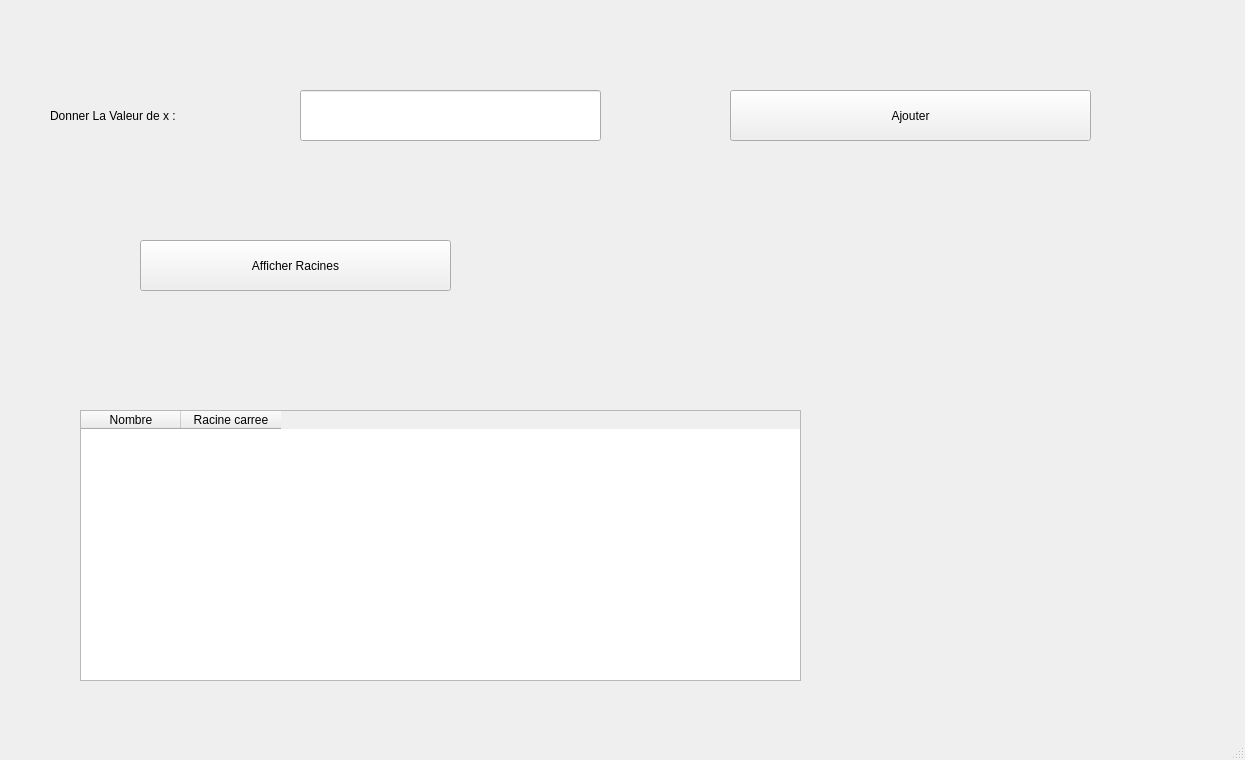
<?xml version="1.0" encoding="UTF-8"?>
<ui version="4.0">
 <class>MainWindow</class>
 <widget class="QMainWindow" name="MainWindow">
  <property name="geometry">
   <rect>
    <x>0</x>
    <y>0</y>
    <width>1245</width>
    <height>760</height>
   </rect>
  </property>
  <property name="windowTitle">
   <string>MainWindow</string>
  </property>
  <widget class="QWidget" name="centralwidget">
   <widget class="QLineEdit" name="xx">
    <property name="geometry">
     <rect>
      <x>300</x>
      <y>90</y>
      <width>301</width>
      <height>51</height>
     </rect>
    </property>
   </widget>
   <widget class="QLabel" name="label">
    <property name="geometry">
     <rect>
      <x>50</x>
      <y>100</y>
      <width>251</width>
      <height>31</height>
     </rect>
    </property>
    <property name="styleSheet">
     <string notr="true">font: 16pt &quot;Sans Serif&quot;;</string>
    </property>
    <property name="text">
     <string>Donner La Valeur de x :</string>
    </property>
   </widget>
   <widget class="QPushButton" name="ajouter">
    <property name="geometry">
     <rect>
      <x>730</x>
      <y>90</y>
      <width>361</width>
      <height>51</height>
     </rect>
    </property>
    <property name="styleSheet">
     <string notr="true">font: 16pt &quot;Sans Serif&quot;;</string>
    </property>
    <property name="text">
     <string>Ajouter</string>
    </property>
   </widget>
   <widget class="QPushButton" name="afficher">
    <property name="geometry">
     <rect>
      <x>140</x>
      <y>240</y>
      <width>311</width>
      <height>51</height>
     </rect>
    </property>
    <property name="styleSheet">
     <string notr="true">font: 22pt &quot;Sans Serif&quot;;</string>
    </property>
    <property name="text">
     <string>Afficher Racines</string>
    </property>
   </widget>
   <widget class="QTableWidget" name="table">
    <property name="geometry">
     <rect>
      <x>80</x>
      <y>410</y>
      <width>721</width>
      <height>271</height>
     </rect>
    </property>
    <column>
     <property name="text">
      <string>Nombre</string>
     </property>
    </column>
    <column>
     <property name="text">
      <string>Racine carree</string>
     </property>
    </column>
   </widget>
  </widget>
  <widget class="QStatusBar" name="statusbar"/>
 </widget>
 <resources/>
 <connections/>
</ui>
